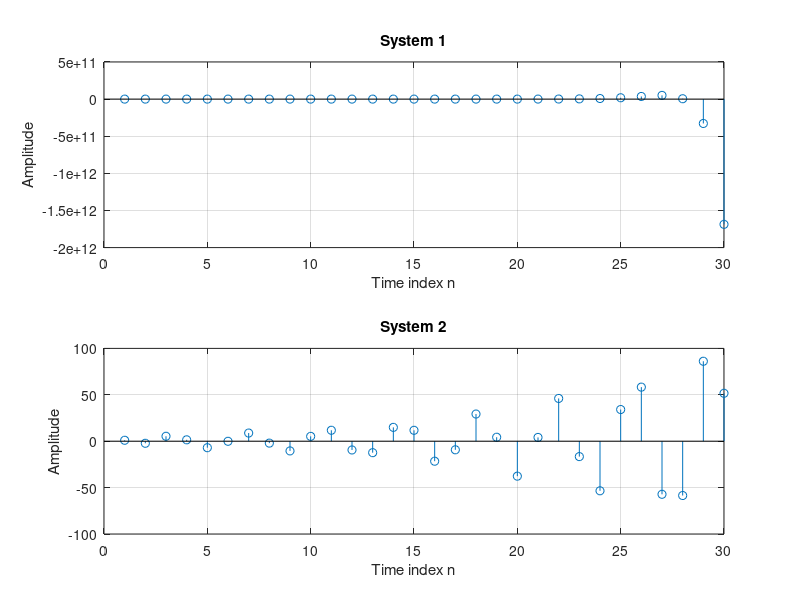

Reproduce this figure in MATLAB.
clf;
n = 0 : 30;
N = 30;
num11 = [1 -0.2 0.8];
den11 = [1 2 5];
num12 = [1 -0.5 3];
den12 = [1 -5 7];
y11 = impz(num11,den11,N);
y1 = filter(num12,den12,y11);
subplot(2,1,1);
stem(y1);
xlabel('Time index n'); ylabel('Amplitude');
title('System 1'); grid;

num2 = [1 -2 6];
den2 = [1 1/4 5/4];
y2 = impz(num2,den2,N);
subplot(2,1,2);
stem(y2);
xlabel('Time index n'); ylabel('Amplitude');
title('System 2'); grid;

% Cau 1: 2d - 2
% a 2  - 1
% b 1.5 - 1.5
% c 2 - 1.5
% d. 1.5 - 0
% e 1 - 1
